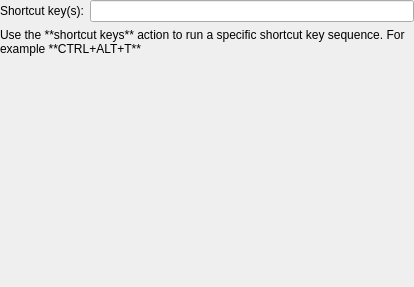
<?xml version="1.0" encoding="UTF-8"?>
<ui version="4.0">
 <class>action_command</class>
 <widget class="QWidget" name="action_command">
  <property name="geometry">
   <rect>
    <x>0</x>
    <y>0</y>
    <width>414</width>
    <height>287</height>
   </rect>
  </property>
  <property name="windowTitle">
   <string>Form</string>
  </property>
  <layout class="QVBoxLayout" name="verticalLayout">
   <property name="leftMargin">
    <number>0</number>
   </property>
   <property name="topMargin">
    <number>0</number>
   </property>
   <property name="rightMargin">
    <number>0</number>
   </property>
   <property name="bottomMargin">
    <number>0</number>
   </property>
   <item>
    <layout class="QFormLayout" name="formLayout">
     <property name="horizontalSpacing">
      <number>6</number>
     </property>
     <item row="0" column="0">
      <widget class="QLabel" name="label">
       <property name="text">
        <string>Shortcut key(s):</string>
       </property>
      </widget>
     </item>
     <item row="0" column="1">
      <widget class="QLineEdit" name="command"/>
     </item>
     <item row="1" column="0" colspan="2">
      <widget class="QLabel" name="label_2">
       <property name="sizePolicy">
        <sizepolicy hsizetype="Preferred" vsizetype="Preferred">
         <horstretch>0</horstretch>
         <verstretch>0</verstretch>
        </sizepolicy>
       </property>
       <property name="text">
        <string>Use the **shortcut keys** action to run a specific shortcut key sequence. For example **CTRL+ALT+T**</string>
       </property>
       <property name="textFormat">
        <enum>Qt::MarkdownText</enum>
       </property>
       <property name="alignment">
        <set>Qt::AlignLeading|Qt::AlignLeft|Qt::AlignTop</set>
       </property>
       <property name="wordWrap">
        <bool>true</bool>
       </property>
      </widget>
     </item>
    </layout>
   </item>
  </layout>
 </widget>
 <resources/>
 <connections/>
</ui>
